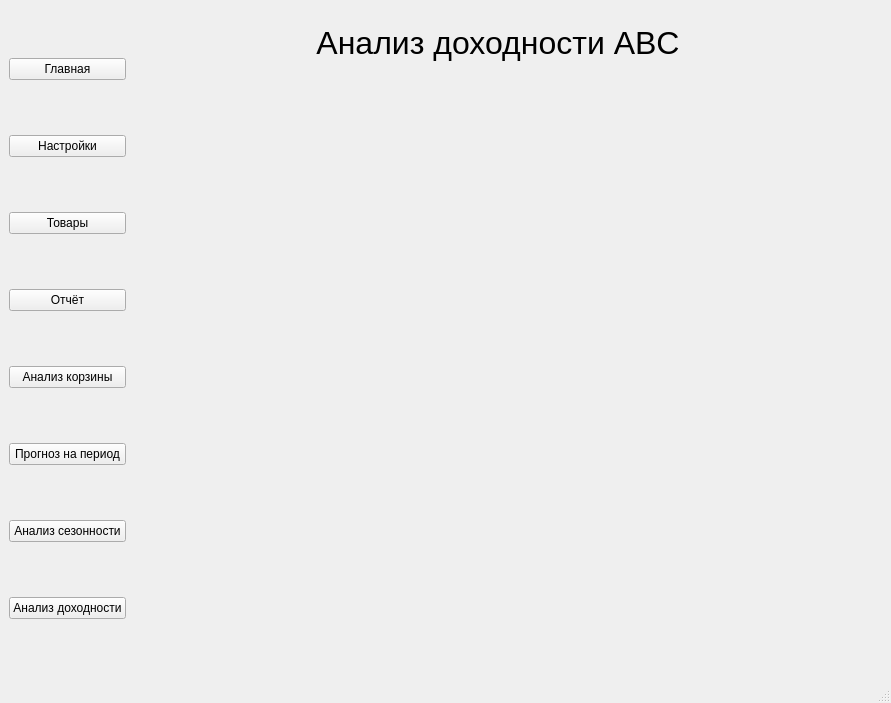
<?xml version="1.0" encoding="UTF-8"?>
<ui version="4.0">
 <class>MainWindow</class>
 <widget class="QMainWindow" name="MainWindow">
  <property name="geometry">
   <rect>
    <x>0</x>
    <y>0</y>
    <width>891</width>
    <height>703</height>
   </rect>
  </property>
  <property name="windowTitle">
   <string>MainWindow</string>
  </property>
  <widget class="QWidget" name="centralwidget">
   <layout class="QHBoxLayout" name="horizontalLayout">
    <item>
     <layout class="QVBoxLayout" name="verticalLayout">
      <item>
       <widget class="QPushButton" name="button_page_1">
        <property name="text">
         <string>Главная</string>
        </property>
       </widget>
      </item>
      <item>
       <widget class="QPushButton" name="button_page_2">
        <property name="text">
         <string>Настройки</string>
        </property>
       </widget>
      </item>
      <item>
       <widget class="QPushButton" name="button_page_3">
        <property name="text">
         <string>Товары</string>
        </property>
       </widget>
      </item>
      <item>
       <widget class="QPushButton" name="pushButton">
        <property name="text">
         <string>Отчёт</string>
        </property>
       </widget>
      </item>
      <item>
       <widget class="QPushButton" name="pushButton_2">
        <property name="text">
         <string>Анализ корзины</string>
        </property>
       </widget>
      </item>
      <item>
       <widget class="QPushButton" name="pushButton_3">
        <property name="text">
         <string>Прогноз на период</string>
        </property>
       </widget>
      </item>
      <item>
       <widget class="QPushButton" name="pushButton_4">
        <property name="text">
         <string>Анализ сезонности</string>
        </property>
       </widget>
      </item>
      <item>
       <widget class="QPushButton" name="pushButton_5">
        <property name="text">
         <string>Анализ доходности</string>
        </property>
       </widget>
      </item>
     </layout>
    </item>
    <item>
     <widget class="QStackedWidget" name="stackedWidget">
      <property name="font">
       <font>
        <pointsize>10</pointsize>
       </font>
      </property>
      <property name="currentIndex">
       <number>7</number>
      </property>
      <widget class="QWidget" name="page_1">
       <widget class="QLabel" name="label">
        <property name="geometry">
         <rect>
          <x>210</x>
          <y>0</y>
          <width>211</width>
          <height>71</height>
         </rect>
        </property>
        <property name="font">
         <font>
          <family>Verdana</family>
          <pointsize>36</pointsize>
         </font>
        </property>
        <property name="text">
         <string>&quot;ETSY&quot;</string>
        </property>
       </widget>
       <widget class="QLabel" name="label_4">
        <property name="geometry">
         <rect>
          <x>90</x>
          <y>80</y>
          <width>211</width>
          <height>31</height>
         </rect>
        </property>
        <property name="font">
         <font>
          <family>Verdana</family>
          <pointsize>14</pointsize>
         </font>
        </property>
        <property name="text">
         <string>Первая продажа:</string>
        </property>
       </widget>
       <widget class="QLabel" name="label_5">
        <property name="geometry">
         <rect>
          <x>320</x>
          <y>70</y>
          <width>191</width>
          <height>51</height>
         </rect>
        </property>
        <property name="font">
         <font>
          <family>Verdana</family>
          <pointsize>14</pointsize>
          <weight>75</weight>
          <bold>true</bold>
          <underline>false</underline>
          <strikeout>false</strikeout>
          <kerning>true</kerning>
         </font>
        </property>
        <property name="text">
         <string>12 марта 2020</string>
        </property>
       </widget>
       <widget class="QLabel" name="label_6">
        <property name="geometry">
         <rect>
          <x>70</x>
          <y>160</y>
          <width>111</width>
          <height>31</height>
         </rect>
        </property>
        <property name="font">
         <font>
          <family>Verdana</family>
          <pointsize>14</pointsize>
         </font>
        </property>
        <property name="text">
         <string>Продано</string>
        </property>
       </widget>
       <widget class="QLabel" name="label_7">
        <property name="geometry">
         <rect>
          <x>410</x>
          <y>160</y>
          <width>141</width>
          <height>31</height>
         </rect>
        </property>
        <property name="font">
         <font>
          <family>Verdana</family>
          <pointsize>14</pointsize>
         </font>
        </property>
        <property name="text">
         <string>Заработано</string>
        </property>
       </widget>
       <widget class="QLineEdit" name="sold">
        <property name="enabled">
         <bool>false</bool>
        </property>
        <property name="geometry">
         <rect>
          <x>60</x>
          <y>200</y>
          <width>131</width>
          <height>61</height>
         </rect>
        </property>
        <property name="font">
         <font>
          <family>Verdana</family>
          <pointsize>14</pointsize>
         </font>
        </property>
        <property name="autoFillBackground">
         <bool>false</bool>
        </property>
        <property name="text">
         <string/>
        </property>
        <property name="placeholderText">
         <string>100</string>
        </property>
       </widget>
       <widget class="QLineEdit" name="profit">
        <property name="enabled">
         <bool>false</bool>
        </property>
        <property name="geometry">
         <rect>
          <x>410</x>
          <y>200</y>
          <width>131</width>
          <height>61</height>
         </rect>
        </property>
        <property name="font">
         <font>
          <family>Verdana</family>
          <pointsize>14</pointsize>
         </font>
        </property>
        <property name="autoFillBackground">
         <bool>false</bool>
        </property>
        <property name="text">
         <string/>
        </property>
        <property name="placeholderText">
         <string>100</string>
        </property>
       </widget>
       <widget class="QTableWidget" name="table_top">
        <property name="geometry">
         <rect>
          <x>110</x>
          <y>300</y>
          <width>411</width>
          <height>192</height>
         </rect>
        </property>
        <property name="font">
         <font>
          <family>Verdana</family>
          <pointsize>10</pointsize>
          <weight>50</weight>
          <bold>false</bold>
         </font>
        </property>
        <attribute name="horizontalHeaderCascadingSectionResizes">
         <bool>false</bool>
        </attribute>
        <attribute name="horizontalHeaderDefaultSectionSize">
         <number>200</number>
        </attribute>
        <column>
         <property name="text">
          <string>Название</string>
         </property>
        </column>
        <column>
         <property name="text">
          <string>Сумма</string>
         </property>
        </column>
       </widget>
      </widget>
      <widget class="QWidget" name="page_2">
       <widget class="QLabel" name="label_2">
        <property name="geometry">
         <rect>
          <x>0</x>
          <y>0</y>
          <width>311</width>
          <height>71</height>
         </rect>
        </property>
        <property name="font">
         <font>
          <pointsize>36</pointsize>
         </font>
        </property>
        <property name="text">
         <string>Страница 2</string>
        </property>
       </widget>
      </widget>
      <widget class="QWidget" name="page_3">
       <widget class="QLabel" name="label_3">
        <property name="geometry">
         <rect>
          <x>180</x>
          <y>0</y>
          <width>291</width>
          <height>71</height>
         </rect>
        </property>
        <property name="font">
         <font>
          <pointsize>24</pointsize>
         </font>
        </property>
        <property name="text">
         <string>Список товаров</string>
        </property>
       </widget>
       <widget class="QComboBox" name="comboBox">
        <property name="geometry">
         <rect>
          <x>270</x>
          <y>100</y>
          <width>121</width>
          <height>31</height>
         </rect>
        </property>
        <property name="font">
         <font>
          <family>Verdana</family>
          <pointsize>10</pointsize>
         </font>
        </property>
        <item>
         <property name="text">
          <string>Все</string>
         </property>
        </item>
        <item>
         <property name="text">
          <string>Активные</string>
         </property>
        </item>
        <item>
         <property name="text">
          <string>Неактивные</string>
         </property>
        </item>
       </widget>
       <widget class="QTableWidget" name="tableWidget">
        <property name="geometry">
         <rect>
          <x>20</x>
          <y>150</y>
          <width>621</width>
          <height>192</height>
         </rect>
        </property>
        <column>
         <property name="text">
          <string>New Column</string>
         </property>
        </column>
        <column>
         <property name="text">
          <string>New Column</string>
         </property>
        </column>
        <column>
         <property name="text">
          <string>New Column</string>
         </property>
        </column>
        <column>
         <property name="text">
          <string>New Column</string>
         </property>
        </column>
        <column>
         <property name="text">
          <string>New Column</string>
         </property>
        </column>
        <column>
         <property name="text">
          <string>New Column</string>
         </property>
        </column>
        <column>
         <property name="text">
          <string>New Column</string>
         </property>
        </column>
       </widget>
      </widget>
      <widget class="QWidget" name="page_4">
       <layout class="QVBoxLayout" name="verticalLayout_8">
        <item>
         <layout class="QVBoxLayout" name="verticalLayout_7">
          <item>
           <widget class="QLabel" name="label_8">
            <property name="font">
             <font>
              <pointsize>24</pointsize>
             </font>
            </property>
            <property name="text">
             <string>Отчёт по годам</string>
            </property>
            <property name="alignment">
             <set>Qt::AlignCenter</set>
            </property>
           </widget>
          </item>
          <item>
           <layout class="QHBoxLayout" name="horizontalLayout_2">
            <item>
             <spacer name="horizontalSpacer_7">
              <property name="orientation">
               <enum>Qt::Horizontal</enum>
              </property>
              <property name="sizeHint" stdset="0">
               <size>
                <width>40</width>
                <height>20</height>
               </size>
              </property>
             </spacer>
            </item>
            <item>
             <widget class="QLabel" name="label_13">
              <property name="font">
               <font>
                <family>Verdana</family>
                <pointsize>14</pointsize>
               </font>
              </property>
              <property name="text">
               <string>Выберите год: </string>
              </property>
             </widget>
            </item>
            <item>
             <widget class="QComboBox" name="comboBox_3">
              <property name="font">
               <font>
                <family>Verdana</family>
               </font>
              </property>
             </widget>
            </item>
            <item>
             <spacer name="horizontalSpacer_6">
              <property name="orientation">
               <enum>Qt::Horizontal</enum>
              </property>
              <property name="sizeHint" stdset="0">
               <size>
                <width>40</width>
                <height>20</height>
               </size>
              </property>
             </spacer>
            </item>
           </layout>
          </item>
          <item>
           <layout class="QHBoxLayout" name="horizontalLayout_3">
            <item>
             <spacer name="horizontalSpacer_5">
              <property name="orientation">
               <enum>Qt::Horizontal</enum>
              </property>
              <property name="sizeHint" stdset="0">
               <size>
                <width>40</width>
                <height>20</height>
               </size>
              </property>
             </spacer>
            </item>
            <item>
             <layout class="QVBoxLayout" name="verticalLayout_2">
              <item>
               <widget class="QLabel" name="label_11">
                <property name="font">
                 <font>
                  <family>Verdana</family>
                  <pointsize>10</pointsize>
                 </font>
                </property>
                <property name="text">
                 <string>Активных товаров:</string>
                </property>
               </widget>
              </item>
              <item>
               <widget class="QLabel" name="label_10">
                <property name="font">
                 <font>
                  <family>Verdana</family>
                  <pointsize>10</pointsize>
                 </font>
                </property>
                <property name="layoutDirection">
                 <enum>Qt::LeftToRight</enum>
                </property>
                <property name="autoFillBackground">
                 <bool>false</bool>
                </property>
                <property name="text">
                 <string>Продано всего:</string>
                </property>
               </widget>
              </item>
              <item>
               <widget class="QLabel" name="label_12">
                <property name="font">
                 <font>
                  <family>Verdana</family>
                  <pointsize>10</pointsize>
                 </font>
                </property>
                <property name="text">
                 <string>Сумма выручки:</string>
                </property>
               </widget>
              </item>
             </layout>
            </item>
            <item>
             <layout class="QVBoxLayout" name="verticalLayout_3">
              <item>
               <widget class="QLineEdit" name="lineEdit"/>
              </item>
              <item>
               <widget class="QLineEdit" name="lineEdit_2"/>
              </item>
              <item>
               <widget class="QLineEdit" name="lineEdit_3"/>
              </item>
             </layout>
            </item>
            <item>
             <spacer name="horizontalSpacer_4">
              <property name="orientation">
               <enum>Qt::Horizontal</enum>
              </property>
              <property name="sizeHint" stdset="0">
               <size>
                <width>40</width>
                <height>20</height>
               </size>
              </property>
             </spacer>
            </item>
           </layout>
          </item>
          <item>
           <layout class="QHBoxLayout" name="horizontalLayout_4">
            <item>
             <spacer name="horizontalSpacer_2">
              <property name="orientation">
               <enum>Qt::Horizontal</enum>
              </property>
              <property name="sizeHint" stdset="0">
               <size>
                <width>40</width>
                <height>20</height>
               </size>
              </property>
             </spacer>
            </item>
            <item>
             <layout class="QVBoxLayout" name="verticalLayout_4">
              <item>
               <widget class="QLabel" name="label_15">
                <property name="font">
                 <font>
                  <family>Verdana</family>
                  <pointsize>10</pointsize>
                 </font>
                </property>
                <property name="text">
                 <string>ТОП 10 по количеству продаж</string>
                </property>
                <property name="alignment">
                 <set>Qt::AlignCenter</set>
                </property>
               </widget>
              </item>
              <item>
               <widget class="QTableWidget" name="tableWidget_2"/>
              </item>
             </layout>
            </item>
            <item>
             <spacer name="horizontalSpacer">
              <property name="orientation">
               <enum>Qt::Horizontal</enum>
              </property>
              <property name="sizeHint" stdset="0">
               <size>
                <width>40</width>
                <height>20</height>
               </size>
              </property>
             </spacer>
            </item>
            <item>
             <layout class="QVBoxLayout" name="verticalLayout_5">
              <item>
               <widget class="QLabel" name="label_14">
                <property name="font">
                 <font>
                  <family>Verdana</family>
                  <pointsize>10</pointsize>
                 </font>
                </property>
                <property name="text">
                 <string>ТОП 10 по доходу</string>
                </property>
                <property name="alignment">
                 <set>Qt::AlignCenter</set>
                </property>
               </widget>
              </item>
              <item>
               <widget class="QTableWidget" name="tableWidget_3"/>
              </item>
             </layout>
            </item>
            <item>
             <spacer name="horizontalSpacer_3">
              <property name="orientation">
               <enum>Qt::Horizontal</enum>
              </property>
              <property name="sizeHint" stdset="0">
               <size>
                <width>40</width>
                <height>20</height>
               </size>
              </property>
             </spacer>
            </item>
           </layout>
          </item>
         </layout>
        </item>
       </layout>
      </widget>
      <widget class="QWidget" name="page_5">
       <widget class="QLabel" name="label_9">
        <property name="geometry">
         <rect>
          <x>20</x>
          <y>20</y>
          <width>732</width>
          <height>48</height>
         </rect>
        </property>
        <property name="font">
         <font>
          <pointsize>24</pointsize>
         </font>
        </property>
        <property name="text">
         <string>Анализ корзины</string>
        </property>
        <property name="alignment">
         <set>Qt::AlignCenter</set>
        </property>
       </widget>
      </widget>
      <widget class="QWidget" name="page_6">
       <widget class="QLabel" name="label_16">
        <property name="geometry">
         <rect>
          <x>0</x>
          <y>20</y>
          <width>732</width>
          <height>48</height>
         </rect>
        </property>
        <property name="font">
         <font>
          <pointsize>24</pointsize>
         </font>
        </property>
        <property name="text">
         <string>Прогноз на период</string>
        </property>
        <property name="alignment">
         <set>Qt::AlignCenter</set>
        </property>
       </widget>
      </widget>
      <widget class="QWidget" name="page_7">
       <widget class="QLabel" name="label_17">
        <property name="geometry">
         <rect>
          <x>10</x>
          <y>20</y>
          <width>732</width>
          <height>48</height>
         </rect>
        </property>
        <property name="font">
         <font>
          <pointsize>24</pointsize>
         </font>
        </property>
        <property name="text">
         <string>Анализ сезонности</string>
        </property>
        <property name="alignment">
         <set>Qt::AlignCenter</set>
        </property>
       </widget>
      </widget>
      <widget class="QWidget" name="page_8">
       <widget class="QLabel" name="label_18">
        <property name="geometry">
         <rect>
          <x>0</x>
          <y>10</y>
          <width>732</width>
          <height>48</height>
         </rect>
        </property>
        <property name="font">
         <font>
          <pointsize>24</pointsize>
         </font>
        </property>
        <property name="text">
         <string>Анализ доходности ABC</string>
        </property>
        <property name="alignment">
         <set>Qt::AlignCenter</set>
        </property>
       </widget>
      </widget>
     </widget>
    </item>
   </layout>
  </widget>
  <widget class="QMenuBar" name="menubar">
   <property name="geometry">
    <rect>
     <x>0</x>
     <y>0</y>
     <width>891</width>
     <height>26</height>
    </rect>
   </property>
  </widget>
  <widget class="QStatusBar" name="statusbar"/>
 </widget>
 <resources/>
 <connections/>
</ui>
